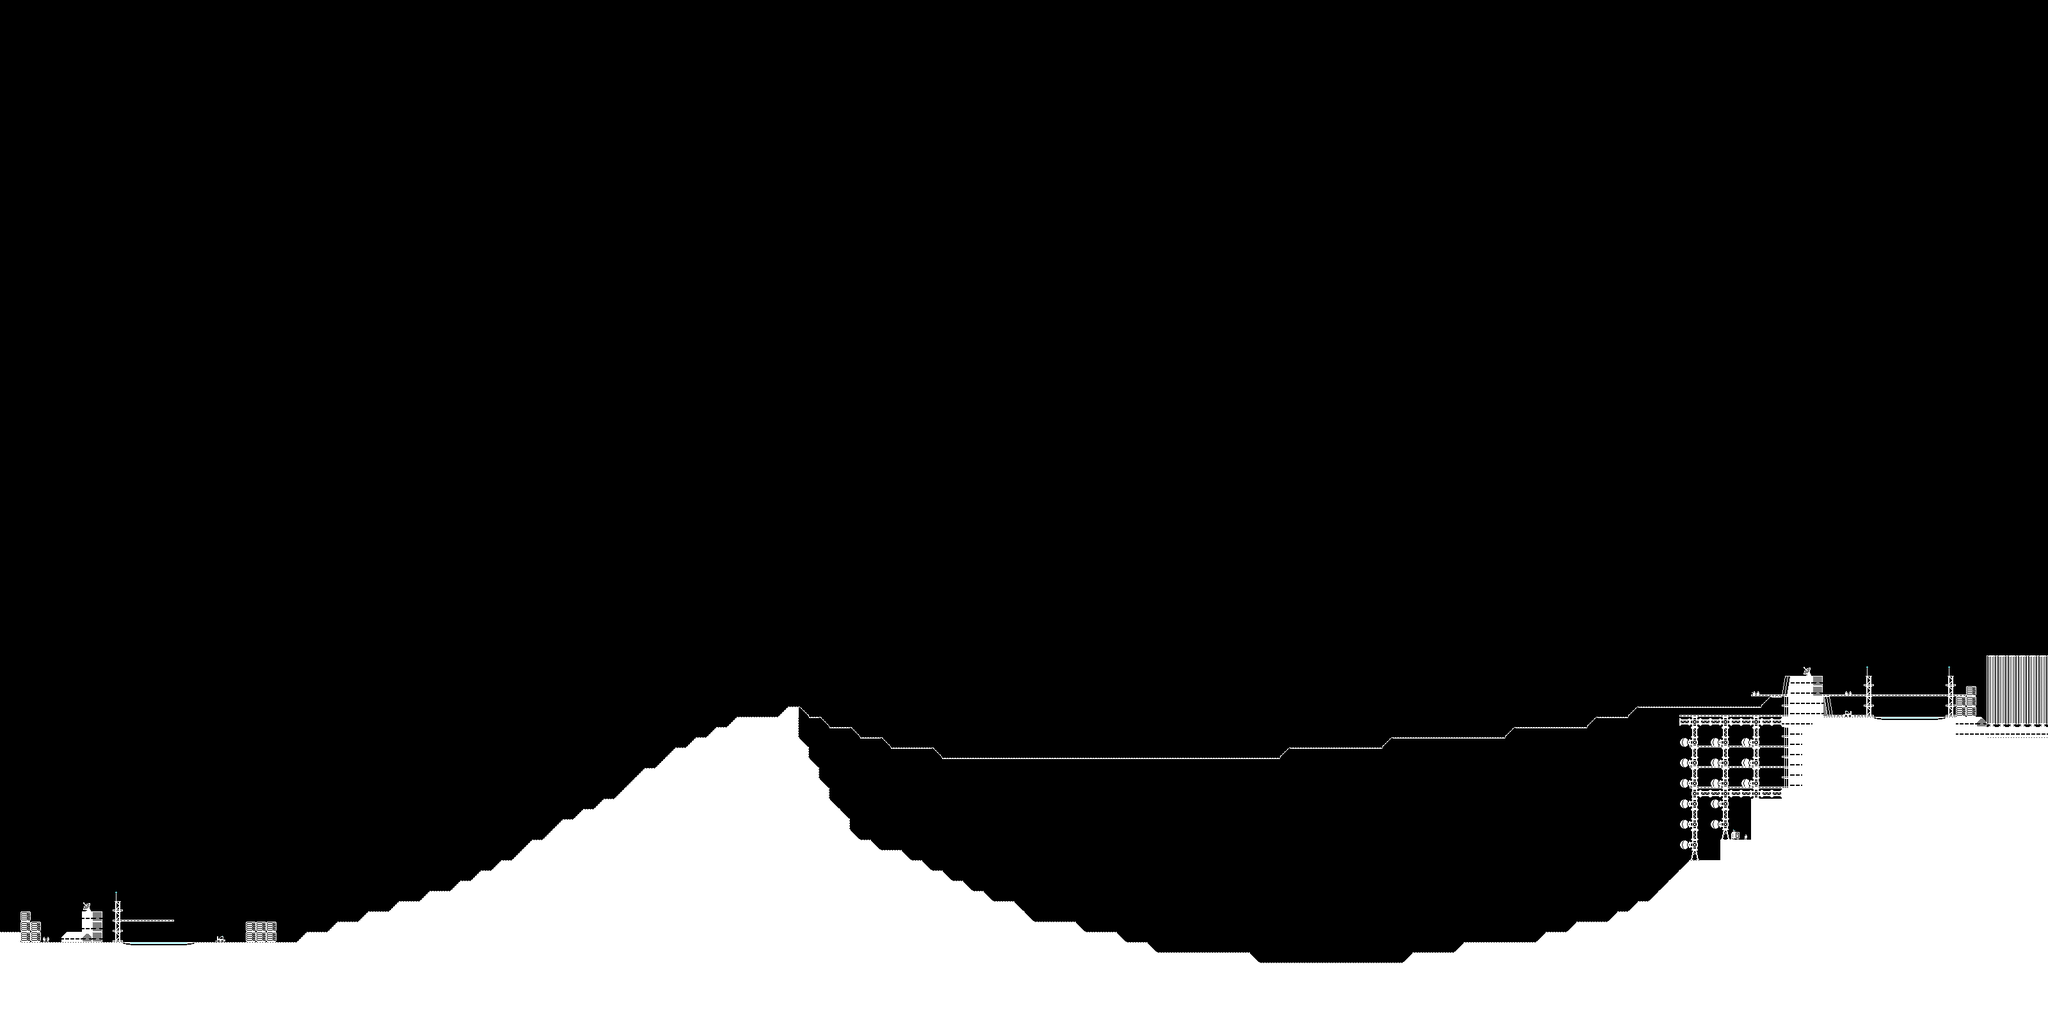

Below is a game level as drawn by its tile map, then a one-line description and the .tmx that defines it (tile-layer data replaced by summaries):
An orthogonal 200x100 tile map with 16x16 px tiles, 3 tile layers (background, collision, foreground).

<map version="1.4" tiledversion="1.4.2" orientation="orthogonal" renderorder="right-down" width="200" height="100" tilewidth="16" tileheight="16" infinite="0" nextlayerid="4" nextobjectid="1">
 <tileset firstgid="1" name="tileset_extruded" tilewidth="16" tileheight="16" spacing="2" margin="1" tilecount="100" columns="10">
  <image source="tileset_extruded.png" width="180" height="180" />
 </tileset>
 <layer id="3" name="background" width="200" height="100">
  <data>[20000 cells, 1650 non-empty, 12 distinct tile ids]</data>
 </layer>
 <layer id="1" name="collision" width="200" height="100">
  <data>[20000 cells, 3180 non-empty, 27 distinct tile ids]</data>
 </layer>
 <layer id="2" name="foreground" width="200" height="100">
  <data>[20000 cells, 79 non-empty, 8 distinct tile ids]</data>
 </layer>
</map>